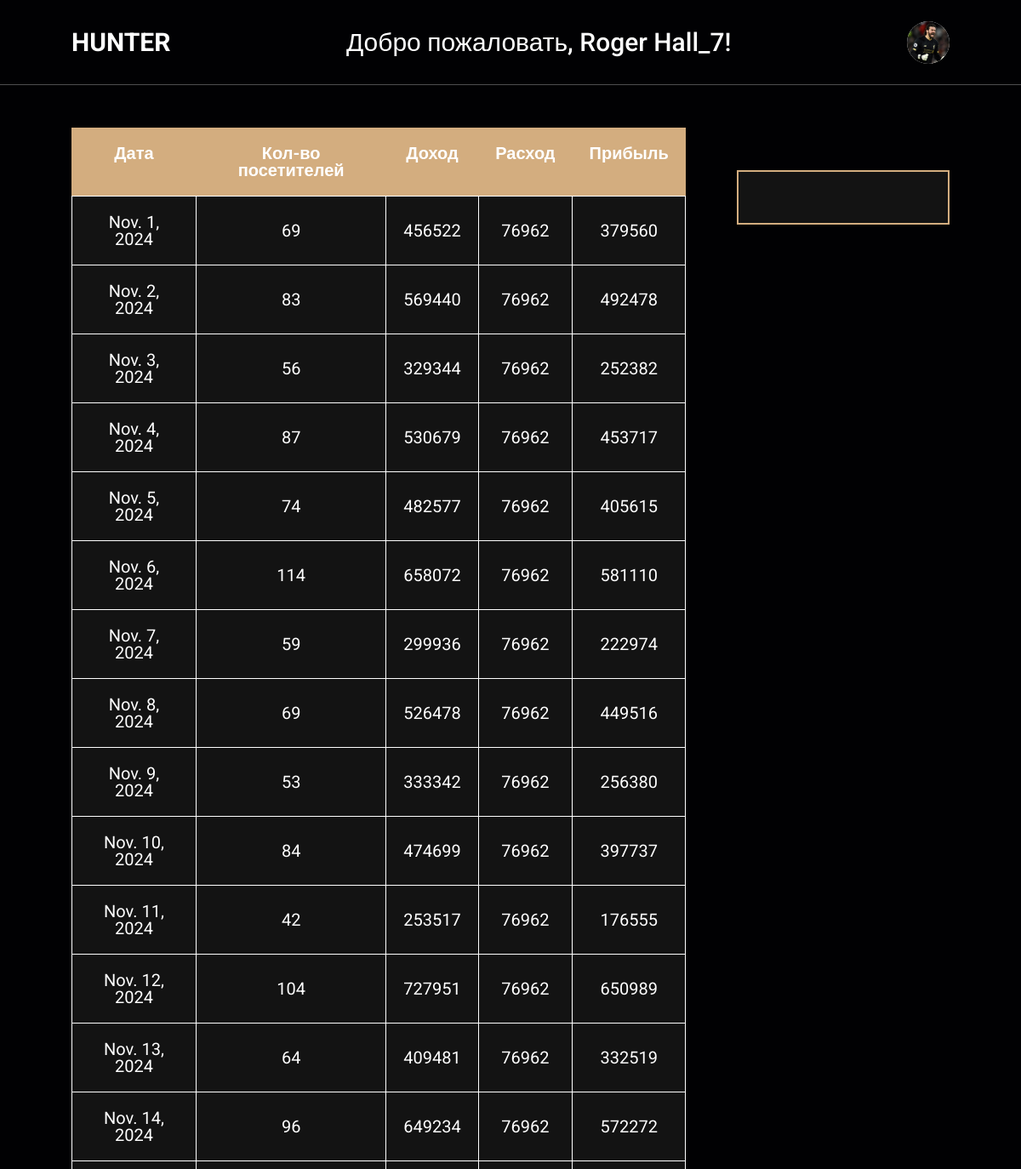
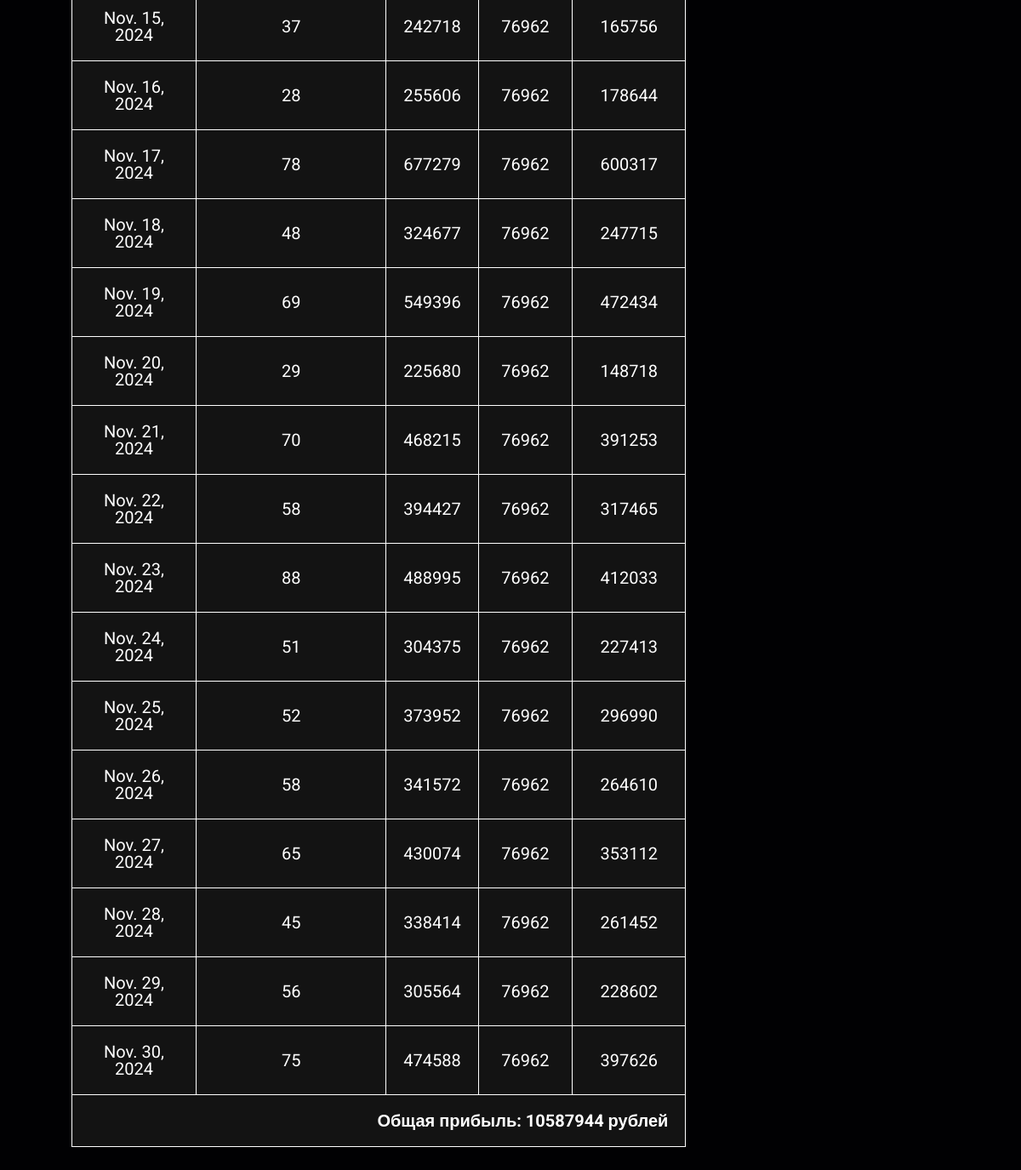
Before: /main/Hunter/admin/profit (signed in) with the older database file (2 pictures, top to bottom).
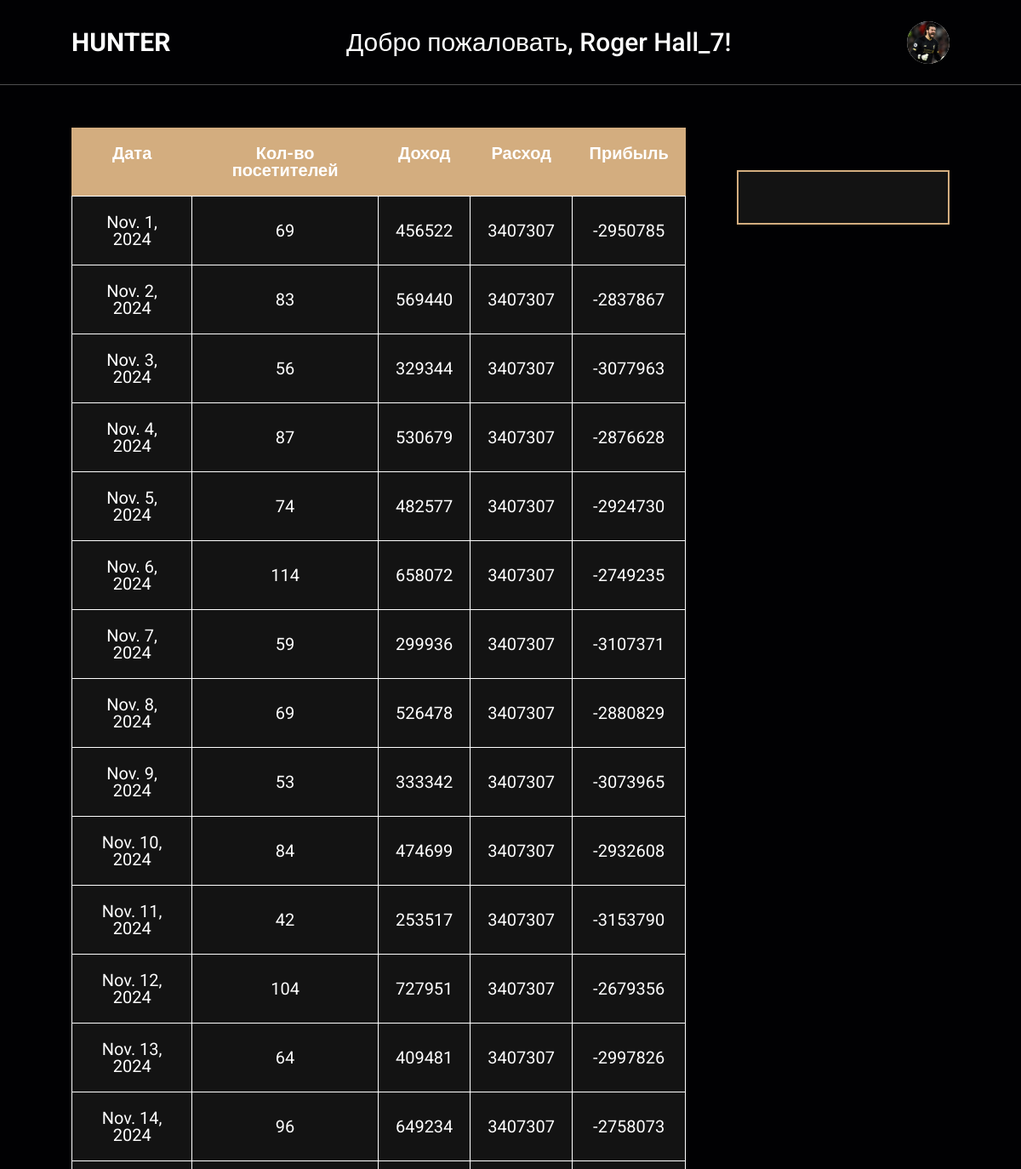
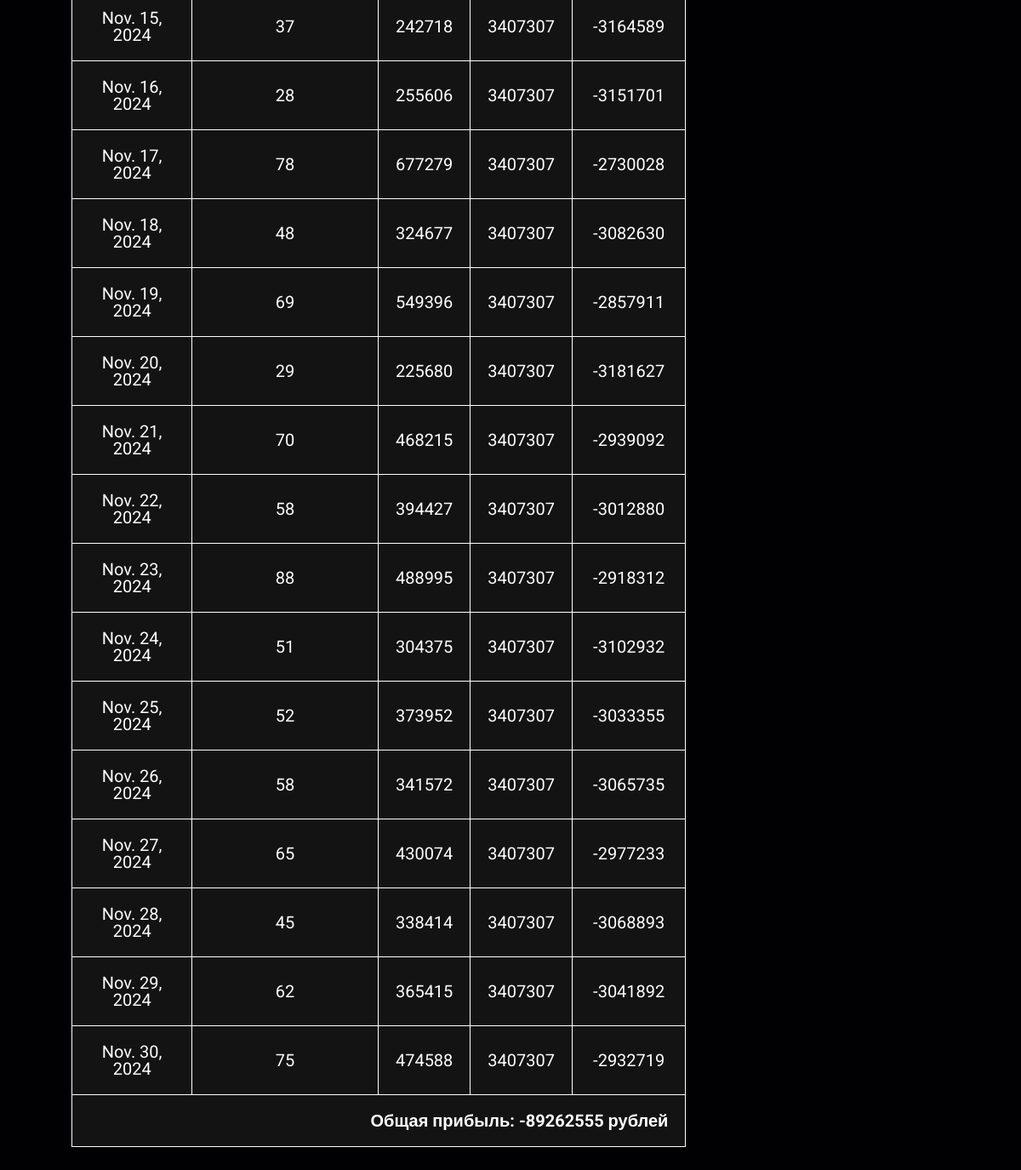
After: the same page with the newer database file (2 pictures, top to bottom).
### app/models.py (models this page shows)
class Revenue(models.Model):
    date = models.DateField(blank=True, null=False)
    guests = models.IntegerField(null=True)
    income = models.IntegerField(null=True)
    consumption = models.IntegerField(null=True)
    profit = models.IntegerField(null=True)
    restaurant = models.ForeignKey('Restaurant', null=True, on_delete=models.PROTECT)
    objects = RevenueManager()

### app/views.py (the view)
# urls.py: path("main/<str:restaurant_name>/admin/profit", views.restaurantAdminProfit, name="restaurantAdminProfit"),
def restaurantAdminProfit(request, restaurant_name):
    restaurant = models.Restaurant.objects.get_by_name(restaurant_name)[0]
    revenues = calculate_profit(restaurant_name)
    sum_profit = models.Revenue.objects.get_sum_profit_by_current_month_and_restaurant(restaurant_name)
    return render(request, "restaurant__admin-profit.html", {'revenues': revenues, "sum_profit": sum_profit, "restaurant": restaurant})

### app/models.py (called while the page is built)
    def get_by_name(self, _name):
        return self.filter(name = _name)

    def get_sum_cost_by_restaurant_date(self, restaurant, date):
        return self.filter(restaurant__name=restaurant).filter(date__date=date).aggregate(total=Sum(F('dishes__dish__price') * F('dishes__quantity'), default=0))['total']

    def get_sum_guests_by_restaurant_date(self, restaurant, date):
        return self.filter(restaurant__name=restaurant).filter(date__date=date).aggregate(total=Sum("guests", default=0))['total']

    def get_sum_cost_by_restaurant(self, restaurant):
        return self.filter(profession__restaurant__name=restaurant).aggregate(total=Sum("salary", default=0))['total']

    def get_sum_cost_by_restaurant(self, restaurant):
        return self.filter(restaurant__name=restaurant).aggregate(total=Sum(F('price') * F('weight'), default=0))['total']

    def get_by_current_month_and_restaurant(self, restaurant):
        return self.filter(restaurant__name=restaurant).filter(date__range=(
            date(date.today().year, date.today().month, 1),
            date(date.today().year, date.today().month, monthrange(date.today().year, date.today().month)[1])
        ))

### templates/restaurant__admin-profit.html
{% extends 'layouts/restaurant__admin-base.html' %}
{% block content %}
<div class="fragment">
  <table>
    <thead>
      <tr>
        <th>Дата</th>
        <th>Кол-во посетителей</th>
        <th>Доход</th>
        <th>Расход</th>
        <th>Прибыль</th>
      </tr>
    </thead>
    <tbody>
      {% for revenue in revenues %}
      <tr>
        <td>{{ revenue.date }}</td>
        <td>{{ revenue.guests }}</td>
        <td>{{ revenue.income }}</td>
        <td>{{ revenue.consumption }}</td>
        <td>{{ revenue.profit }}</td>
      </tr>
      {% endfor %}
      <tr>
        <td colspan="5" class="text-right text-bold">Общая прибыль: {{ sum_profit }} рублей</td>
      </tr>
    </tbody>
</table>
</div>
{% endblock %}

Changed rows visible on the page:
changed Revenue "Nov. 1, 2024": consumption "76962" → "3407307"; profit "379560" → "-2950785"
changed Revenue "Nov. 2, 2024": consumption "76962" → "3407307"; profit "492478" → "-2837867"
changed Revenue "Nov. 3, 2024": consumption "76962" → "3407307"; profit "252382" → "-3077963"
changed Revenue "Nov. 4, 2024": consumption "76962" → "3407307"; profit "453717" → "-2876628"
changed Revenue "Nov. 5, 2024": consumption "76962" → "3407307"; profit "405615" → "-2924730"
changed Revenue "Nov. 6, 2024": consumption "76962" → "3407307"; profit "581110" → "-2749235"
changed Revenue "Nov. 7, 2024": consumption "76962" → "3407307"; profit "222974" → "-3107371"
changed Revenue "Nov. 8, 2024": consumption "76962" → "3407307"; profit "449516" → "-2880829"
changed Revenue "Nov. 9, 2024": consumption "76962" → "3407307"; profit "256380" → "-3073965"
changed Revenue "Nov. 10, 2024": consumption "76962" → "3407307"; profit "397737" → "-2932608"
changed Revenue "Nov. 11, 2024": consumption "76962" → "3407307"; profit "176555" → "-3153790"
changed Revenue "Nov. 12, 2024": consumption "76962" → "3407307"; profit "650989" → "-2679356"
changed Revenue "Nov. 13, 2024": consumption "76962" → "3407307"; profit "332519" → "-2997826"
changed Revenue "Nov. 14, 2024": consumption "76962" → "3407307"; profit "572272" → "-2758073"
changed Revenue "Nov. 15, 2024": consumption "76962" → "3407307"; profit "165756" → "-3164589"
changed Revenue "Nov. 16, 2024": consumption "76962" → "3407307"; profit "178644" → "-3151701"
changed Revenue "Nov. 17, 2024": consumption "76962" → "3407307"; profit "600317" → "-2730028"
changed Revenue "Nov. 18, 2024": consumption "76962" → "3407307"; profit "247715" → "-3082630"
changed Revenue "Nov. 19, 2024": consumption "76962" → "3407307"; profit "472434" → "-2857911"
changed Revenue "Nov. 20, 2024": consumption "76962" → "3407307"; profit "148718" → "-3181627"
changed Revenue "Nov. 21, 2024": consumption "76962" → "3407307"; profit "391253" → "-2939092"
changed Revenue "Nov. 22, 2024": consumption "76962" → "3407307"; profit "317465" → "-3012880"
changed Revenue "Nov. 23, 2024": consumption "76962" → "3407307"; profit "412033" → "-2918312"
changed Revenue "Nov. 24, 2024": consumption "76962" → "3407307"; profit "227413" → "-3102932"
changed Revenue "Nov. 25, 2024": consumption "76962" → "3407307"; profit "296990" → "-3033355"
changed Revenue "Nov. 26, 2024": consumption "76962" → "3407307"; profit "264610" → "-3065735"
changed Revenue "Nov. 27, 2024": consumption "76962" → "3407307"; profit "353112" → "-2977233"
changed Revenue "Nov. 28, 2024": consumption "76962" → "3407307"; profit "261452" → "-3068893"
changed Revenue "Nov. 29, 2024": guests "56" → "62"; income "305564" → "365415"; consumption "76962" → "3407307"; profit "228602" → "-3041892"
changed Revenue "Nov. 30, 2024": consumption "76962" → "3407307"; profit "397626" → "-2932719"
Other visible differences:
{{ sum_profit }}: "10587944" → "-89262555"
